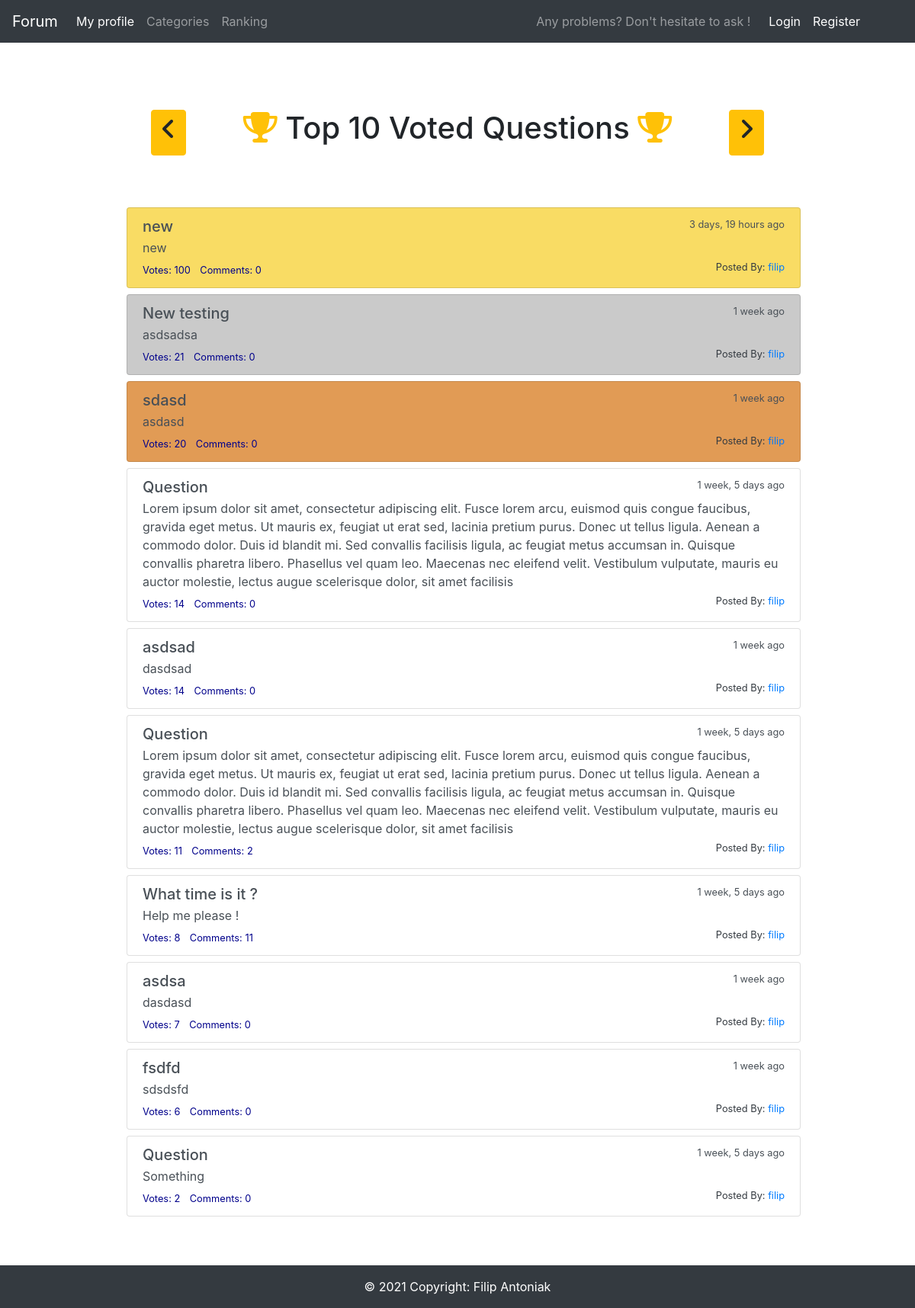
The page /ranking/ on the database its author committed.
### main/models.py (models this page shows, shortened)
class Question(models.Model):
    question_text = models.CharField(max_length=100)
    question_subtext = models.TextField(max_length=500)
    pub_date = models.DateTimeField('date published')
    user = models.ForeignKey(User, on_delete=models.CASCADE, default=User.objects.get(pk=1).pk)
    votes = models.IntegerField(default=0)
    def get_date(self):
        return humanize.naturaltime(self.pub_date)

### main/views.py (the view)
# urls.py: path('ranking/', views.RankingView.as_view(), name='ranking'),
class RankingView(generic.ListView):
    template_name = 'main/ranking.html'
    context_object_name = 'latest_question_list'
    paginate_by = 10
    def get_queryset(self):
        return Question.objects.filter(
            pub_date__lte=timezone.now()
        ).order_by('-votes')[:10]

### main/templates/main/ranking.html (shortened to what this page needs)
{% extends 'main/base.html' %}
{% block content %}
<div class="w-100 p-3"></div>
<div class="mx-auto text-center mb-5">
    <button class="btn btn-warning float-left ml-5" onclick="slide()"><h2><i class='fas fa-angle-left'></i></h2></button>
    <span class="h1"><i class="text-warning fa fa-trophy"></i><span id="ranking-type"> Top 10 Voted Questions </span><i class="text-warning fa fa-trophy"></i></span>
    <button class="btn btn-warning float-right mr-5" onclick="slide()"><h2><i class='fas fa-angle-right'></i></h2></button>
</div>
<div class="w-100 p-3"></div>
{% if latest_question_list %}
    {% for question in latest_question_list %}
        <div id="question" class="list-group ml-3 mb-2">
            <span class="list-group-item-action flex-column align-items-start">
            <a class="
                list-group-item list-group-item-action
                    {% if question == latest_question_list.0 %}
                        gold
                    {% elif question == latest_question_list.1 %}
                        silver
                    {% elif question == latest_question_list.2 %}
                        bronze
                    {% endif %}
                "
               href="{% url 'main:detail' question.id %}">
            <div class="d-flex w-100 justify-content-between">
              <h5  class="mb-1">{{ question.question_text }}</h5>
              <small>{{ question.get_date }}</small>
            </div>
            <p class="mb-1">{{ question.question_subtext }}</p>
            <small class="votes">Votes:  {{ question.votes }}</small>
            <small class="p-1"></small>
            <small class="votes">Comments:  {{ question.comment_set.all.count }}</small>
            <object>
                <a href="/profile/{{ question.user.username }}">
                    <small class="text-dark float-right">Posted By: <span class="text-primary">{{ question.user.username }}</span></small>
                </a>
            </object>
            </a>
        </span>
        </div>
    {% endfor %}
{% else %}
    <p>Something went wrong</p>
{% endif %}
    {% block footer-class %} position-absolute w-100 {% endblock %}
{% endblock %}

### main/static/main/style.css (style rules this page uses)
.votes { color: darkblue; }
.gold { background-color: #f9dc64 !important; }
.silver { background-color: #cacaca !important; }
.bronze { background-color: #e19b55 !important; }

### rows shown on the page
Question: question_text "new", get_date "3 days, 19 hours ago", question_subtext "new", votes "100", comment_set.all.count "0", user.username "filip"
Question: question_text "New testing", get_date "1 week ago", question_subtext "asdsadsa", votes "21", comment_set.all.count "0", user.username "filip"
Question: question_text "sdasd", get_date "1 week ago", question_subtext "asdasd", votes "20", comment_set.all.count "0", user.username "filip"
Question: question_text "Question", get_date "1 week, 5 days ago", question_subtext "Lorem ipsum dolor sit amet, consectetur adipiscing elit. Fusce lorem arcu, euismod quis congue faucibus, gravida eget metus. Ut mauris ex, feugiat ut erat sed, lacinia pretium purus. Donec ut tellus ligula. Aenean a commodo dolor. Duis id blandit mi. Sed convallis facilisis ligula, ac feugiat metus accumsan in. Quisque convallis pharetra libero. Phasellus vel quam leo. Maecenas nec eleifend velit. Vestibulum vulputate, mauris eu auctor molestie, lectus augue scelerisque dolor, sit amet facilisis", votes "14", comment_set.all.count "0", user.username "filip"
Question: question_text "asdsad", get_date "1 week ago", question_subtext "dasdsad", votes "14", comment_set.all.count "0", user.username "filip"
Question: question_text "Question", get_date "1 week, 5 days ago", question_subtext "Lorem ipsum dolor sit amet, consectetur adipiscing elit. Fusce lorem arcu, euismod quis congue faucibus, gravida eget metus. Ut mauris ex, feugiat ut erat sed, lacinia pretium purus. Donec ut tellus ligula. Aenean a commodo dolor. Duis id blandit mi. Sed convallis facilisis ligula, ac feugiat metus accumsan in. Quisque convallis pharetra libero. Phasellus vel quam leo. Maecenas nec eleifend velit. Vestibulum vulputate, mauris eu auctor molestie, lectus augue scelerisque dolor, sit amet facilisis", votes "11", comment_set.all.count "2", user.username "filip"
Question: question_text "What time is it ?", get_date "1 week, 5 days ago", question_subtext "Help me please !", votes "8", comment_set.all.count "11", user.username "filip"
Question: question_text "asdsa", get_date "1 week ago", question_subtext "dasdasd", votes "7", comment_set.all.count "0", user.username "filip"
Question: question_text "fsdfd", get_date "1 week ago", question_subtext "sdsdsfd", votes "6", comment_set.all.count "0", user.username "filip"
Question: question_text "Question", get_date "1 week, 5 days ago", question_subtext "Something", votes "2", comment_set.all.count "0", user.username "filip"
